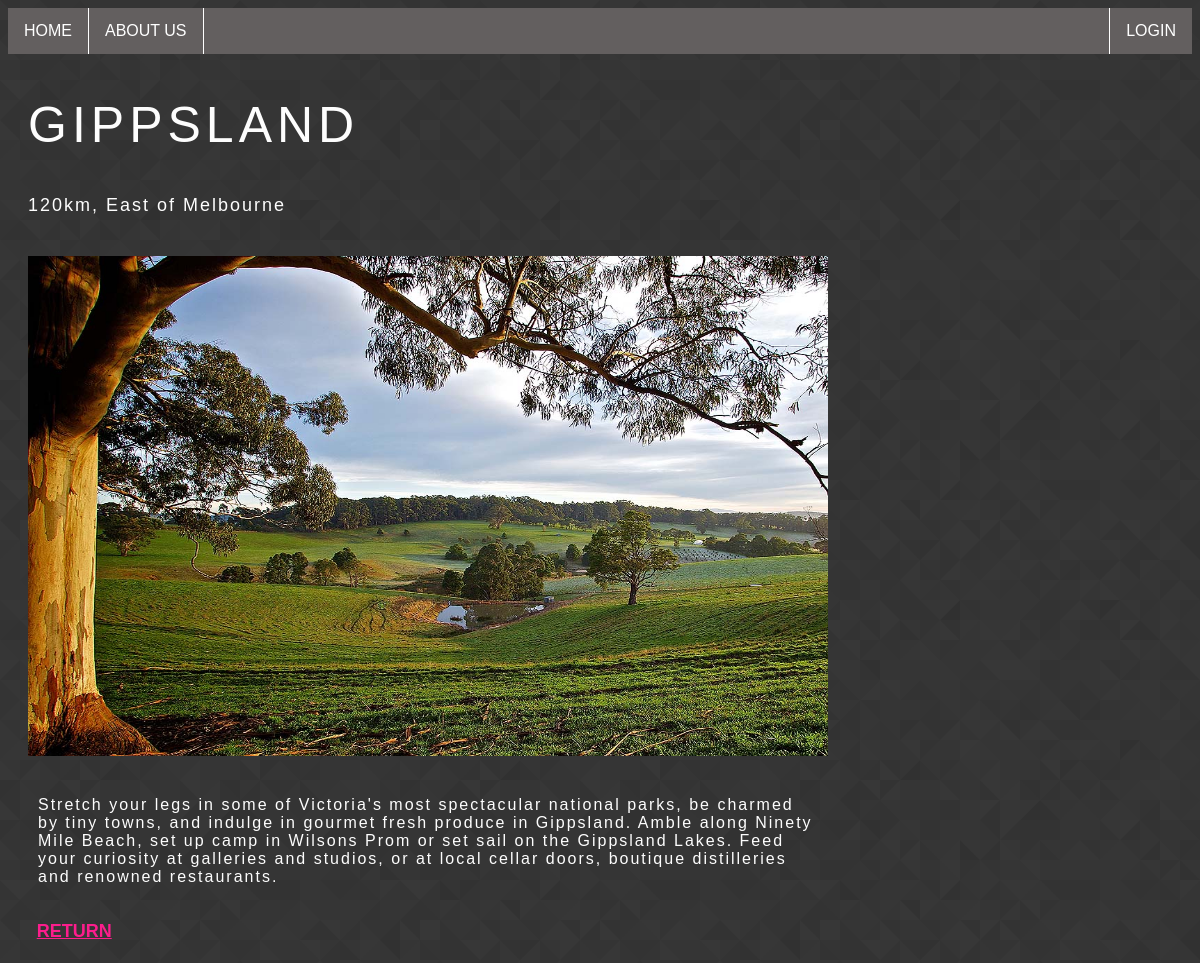
The page /detailspage.php?id=2 on the database its author committed.
### tables this page shows
CREATE TABLE `product` (
  `id` tinyint(10) NOT NULL,
  `name` varchar(20) NOT NULL,
  `description` text NOT NULL,
  `image` varchar(50) NOT NULL,
  `caption` varchar(50) NOT NULL,
  `location` varchar(50) NOT NULL,
  `date_update` timestamp NOT NULL DEFAULT current_timestamp() ON UPDATE current_timestamp()
);

### db_class.php (called while the page is built, shortened)
<?php
class dbController{
    private $conn;
    public function __construct($host,$user,$pass,$db){
        $this->conn = new mysqli(
            $this->host=$host,
            $this->user=$user,
            $this->pass=$pass,
            $this->db=$db
        );
        return $this->conn;
    }
    public function getOneRecord($sql){
        $result = $this->conn->query($sql);
        if ($this->conn->error){
            $this->logError($this->conn->error, $sql);
            return false;
        }
        else{
        $row = $result->fetch_assoc();
        return $row;
        }
    }
}
?>

### detailspage.php (the view, shortened to what this page needs)
<?php
include ('includes/header.php');
include ('includes/nav.php');
$id = $_GET['id'];
require_once 'db_class.php';
$connection = new dbController(HOST,USER,PASS,DB);
$sql = "SELECT id,name,image,caption,description,location FROM product where id=$id";
$record = $connection->getOneRecord($sql);
$name = $record['name'];
$image = $record['image'];
$description = $record['description'];
$location = $record['location'];
echo "<section>";
    echo "<h2 id='headdetail'>$name<h2>";
    echo "<p id='locationdetail'> $location </p>";
    echo "<div id='firstdetailblock'><img src='$image' alt='$name' width=800px height=500px ></div>";
    echo "<div id='seconddetailblock'><p id='descriptiondetail'> $description </p></div>";
    echo "<a id='return' href='home.php'>RETURN</a>";
echo "</section>";
include ('includes/footer.php');
?>

### includes/header.php (shortened to what this page needs)
<!DOCTYPE html>
	<html>
		<head>
			<link rel="stylesheet" href="css/stylewebsite.css">
		</head>
	<body>

### includes/nav.php
<nav class="sticky">
    <ul>
        <li><a href='home.php'> HOME </a></li>
        <li><a href='aboutus.php'> ABOUT US </a></li>
        <li style='float: right;'><a href='loginform.php'> LOGIN </a></li>
    </ul>
</nav>

### includes/footer.php (shortened to what this page needs)
	</body>
</html>

### css/stylewebsite.css (style rules this page uses)
body { background-image: url("prism.png"); }
#return { padding: 8px; text-align: left; color: #fc1d8c; font-family: 'Julius Sans One', sans-serif; font-size: 18px; position: relative; left: 1.75%; }
#firstdetailblock { margin-right: auto; width: 800px; height: 500px; margin-top: 40px; margin-left: 20px; }
#seconddetailblock { margin-right: auto; margin-left: 10px; margin-top: 40px; width: 800px; height: 120px; }
#headdetail { margin-left: 20px; color: #fdfdfd; font-family: 'Julius Sans One', sans-serif; font-weight: normal; font-size: 50px; letter-spacing: 5px; }
#locationdetail { margin-left: 20px; color: #fdfdfd; font-family: 'Julius Sans One', sans-serif; font-weight: normal; font-size: 18px; letter-spacing: 2px; }
#descriptiondetail { margin-left: 20px; color: #fdfdfd; font-family: 'Julius Sans One', sans-serif; font-weight: normal; font-size: 16px; letter-spacing: 2px; }
ul { list-style-type: none; margin: 0; padding: 0; overflow: hidden; background-color: rgb(99, 95, 95); }
li { float: left; border-right: 1px solid white; }
li:last-child { border-right: none; border-left: 1px solid white; }
li a { display: block; color: white; text-align: center; padding: 14px 16px; text-decoration: none; font-family: 'Julius Sans One', sans-serif; }
.sticky { position: sticky; }

### rows shown on the page
product: name "GIPPSLAND", location "120km, East of Melbourne", image (picture), description "Stretch your legs in some of Victoria's most spectacular national parks, be charmed by tiny towns, and indulge in gourmet fresh produce in Gippsland. Amble along Ninety Mile Beach, set up camp in Wilsons Prom or set sail on the Gippsland Lakes. Feed your curiosity at galleries and studios, or at local cellar doors, boutique distilleries and renowned restaurants."
